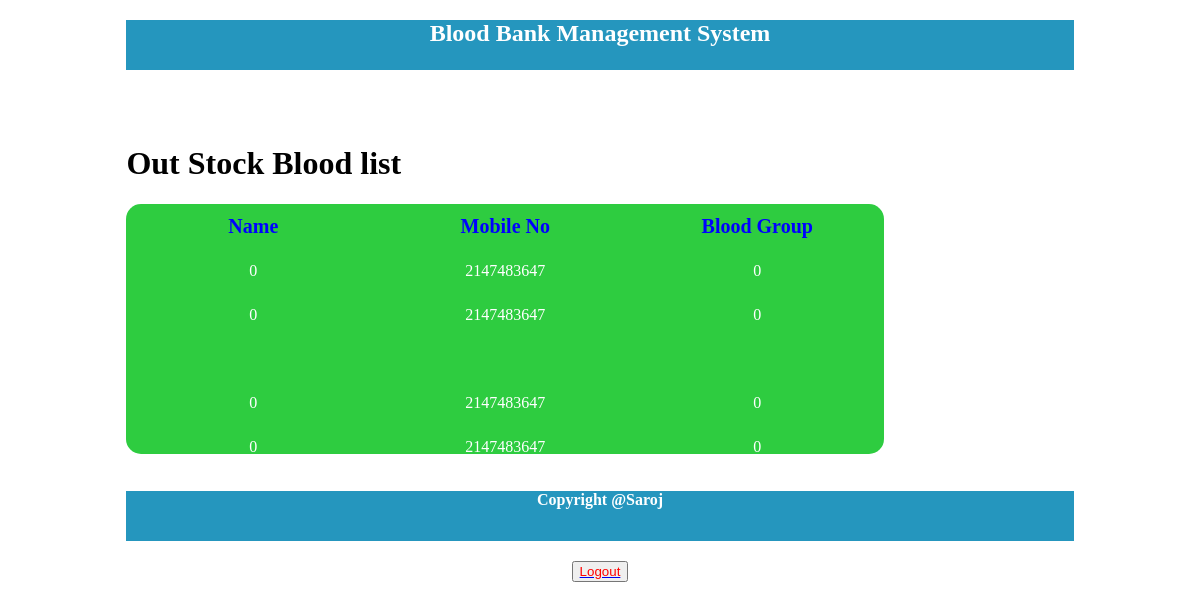
The page /out-stock-list.php (signed in) on the database its author committed.
### tables this page shows
CREATE TABLE `out_stoke_b` (
  `id` int(11) NOT NULL,
  `bname` int(11) DEFAULT NULL,
  `name` int(11) DEFAULT NULL,
  `mno` int(11) DEFAULT NULL
);

### out-stock-list.php (the view, shortened to what this page needs)
<?php
include('connection.php');
?>
<!DOCTYPE html>
<html>
<head>
    <link rel="stylesheet" type="text/css" href="css/s1.css">
</head>
<body>
<div class="full">
    <div id="inner_full">
        <div id="header" align="center"><h2><a href="admin-home.php" style="text-decoration: none; color: white;">Blood Bank Management System</a></h2></div>
        <div id="body">
            <br><br><br>
            <h1>Out Stock Blood list</h1>
            <div id="form">
                <table align="center">
                    <thead style="color: blue; font-size: 20px;">
                    <tr>
                        <td><center><b>Name</b></center></td>
                        <td><center><b>Mobile No</b></center></td>
                        <td><center><b>Blood Group </b></center></td>
                    </tr>
                    </thead>
                    <tbody>
                    <?php
                    $sql = $db->query("SELECT * FROM out_stoke_b");
                    while ($res = $sql->fetch(PDO::FETCH_OBJ)) {
                        ?>
                        <tr>
                            <td><center><?= $res->name; ?></center></td>
                            <td><center><?= $res->mno; ?></center></td>
                            <td><center><?= $res->bname; ?></center></td>
                        </tr>
                        <?php
                    }
                    ?>
                    </tbody>
                </table>
            </div>
            <br><br>
        </div>
        <div id="footer"><h4 align="center">Copyright @Saroj</h4></div>
        <div style="text-align: center; margin-top: 20px;">
            <button class="btn"><a href="logout.php"><font color="red">Logout</font></a></button>
        </div>
    </div>
</div>
</body>
</html>

### css/s1.css (style rules this page uses)
#inner_full { width: 80%; height: auto; margin: auto; }
#header { width: 100%; height: 50px; background-color: #2596be ; color: white; }
#body { width: 100%; height: 400px; }
#footer { width: 100%; height: 50px; background-color: #2596be; color: white; }
.btn { align: center; }
#form { width: 80%; height: 250px; background-color: #2ECC40; color: white; border-radius: 15px; }

### out-stock-list.php (style rules this page uses)
td { width: 250px; height: 40px; }

### rows shown on the page
out_stoke_b: name "0", mno "2147483647", bname "0"
out_stoke_b: name "0", mno "2147483647", bname "0"
out_stoke_b: name "0", mno "2147483647", bname "0"
out_stoke_b: name "0", mno "2147483647", bname "0"
